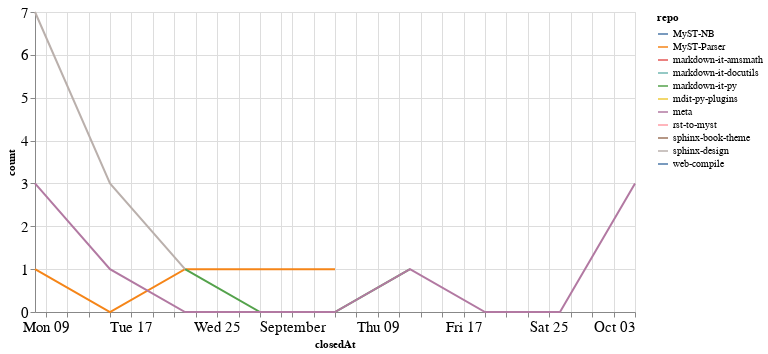

Source (notebook cell):
### Code cell
closed_by_time = closed_by.groupby('repo').resample('W', on='closedAt').count()['author'].reset_index()
closed_by_time = closed_by_time.rename(columns={'author': 'count'})

alt.Chart(closed_by_time, width=600).mark_line().encode(
    x='closedAt',
    y='count',
    color='repo',
    tooltip="repo"
)

### Figure 1 — Vega-Lite specification as saved in the notebook (floating-point values rounded to 4 significant figures)
{"config": {"axisLeft": {"labelFontSize": 15}, "axisBottom": {"labelFontSize": 15}}, "data": {"name": "data-aa2173da1963128f8fdeebacd768bda8"}, "mark": "line", "encoding": {"color": {"type": "nominal", "field": "repo"}, "tooltip": {"type": "nominal", "field": "repo"}, "x": {"type": "temporal", "field": "closedAt"}, "y": {"type": "quantitative", "field": "count"}}, "width": 600, "$schema": "https://vega.github.io/schema/vega-lite/v4.8.1.json", "datasets": {"data-aa2173da1963128f8fdeebacd768bda8": [{"repo": "MyST-NB", "closedAt": "2021-10-03T00:00:00", "count": 1}, {"repo": "MyST-Parser", "closedAt": "2021-08-08T00:00:00", "count": 1}, {"repo": "MyST-Parser", "closedAt": "2021-08-15T00:00:00", "count": 0}, {"repo": "MyST-Parser", "closedAt": "2021-08-22T00:00:00", "count": 1}, {"repo": "MyST-Parser", "closedAt": "2021-08-29T00:00:00", "count": 1}, {"repo": "MyST-Parser", "closedAt": "2021-09-05T00:00:00", "count": 1}, {"repo": "markdown-it-amsmath", "closedAt": "2021-09-12T00:00:00", "count": 2}, {"repo": "markdown-it-docutils", "closedAt": "2021-09-12T00:00:00", "count": 1}, {"repo": "markdown-it-py", "closedAt": "2021-08-22T00:00:00", "count": 1}, {"repo": "markdown-it-py", "closedAt": "2021-08-29T00:00:00", "count": 0}, {"repo": "markdown-it-py", "closedAt": "2021-09-05T00:00:00", "count": 0}, {"repo": "markdown-it-py", "closedAt": "2021-09-12T00:00:00", "count": 1}, {"repo": "mdit-py-plugins", "closedAt": "2021-09-12T00:00:00", "count": 1}, {"repo": "meta", "closedAt": "2021-08-08T00:00:00", "count": 3}, {"repo": "meta", "closedAt": "2021-08-15T00:00:00", "count": 1}, {"repo": "meta", "closedAt": "2021-08-22T00:00:00", "count": 0}, {"repo": "meta", "closedAt": "2021-08-29T00:00:00", "count": 0}, {"repo": "meta", "closedAt": "2021-09-05T00:00:00", "count": 0}, {"repo": "meta", "closedAt": "2021-09-12T00:00:00", "count": 1}, {"repo": "meta", "closedAt": "2021-09-19T00:00:00", "count": 0}, {"repo": "meta", "closedAt": "2021-09-26T00:00:00", "count": 0}, {"repo": "meta", "closedAt": "2021-10-03T00:00:00", "count": 3}, {"repo": "rst-to-myst", "closedAt": "2021-08-22T00:00:00", "count": 2}, {"repo": "sphinx-book-theme", "closedAt": "2021-08-08T00:00:00", "count": 1}, {"repo": "sphinx-design", "closedAt": "2021-08-08T00:00:00", "count": 7}, {"repo": "sphinx-design", "closedAt": "2021-08-15T00:00:00", "count": 3}, {"repo": "sphinx-design", "closedAt": "2021-08-22T00:00:00", "count": 1}, {"repo": "web-compile", "closedAt": "2021-09-26T00:00:00", "count": 2}]}}
